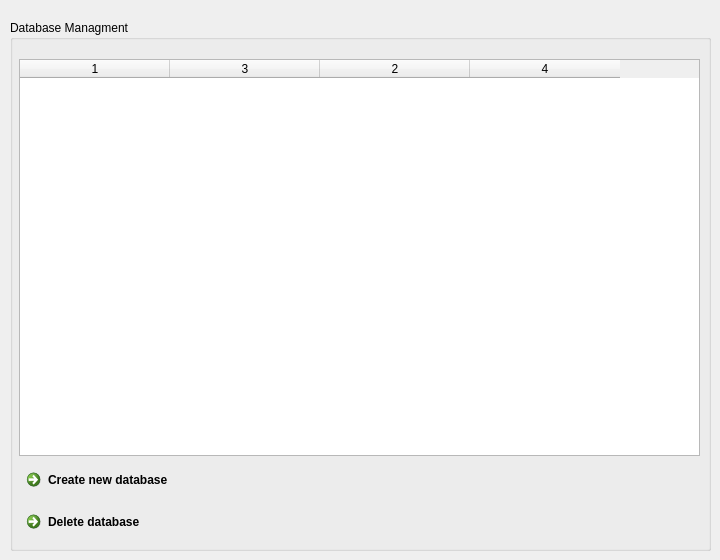
          <widget class="QWidget" name="tab_5">
           <attribute name="icon">
            <iconset resource="blaster.qrc">
             <normaloff>:/Icons/to_copy/images/06.png</normaloff>:/Icons/to_copy/images/06.png</iconset>
           </attribute>
           <attribute name="title">
            <string/>
           </attribute>
           <widget class="QGroupBox" name="groupBox_7">
            <property name="geometry">
             <rect>
              <x>10</x>
              <y>20</y>
              <width>701</width>
              <height>531</height>
             </rect>
            </property>
            <property name="title">
             <string>Database Managment</string>
            </property>
            <widget class="QWidget" name="gridLayoutWidget_3">
             <property name="geometry">
              <rect>
               <x>9</x>
               <y>19</y>
               <width>681</width>
               <height>501</height>
              </rect>
             </property>
             <layout class="QGridLayout" name="gridLayout_3">
              <item row="3" column="0">
               <widget class="QCommandLinkButton" name="commandLinkButton_2">
                <property name="maximumSize">
                 <size>
                  <width>180</width>
                  <height>16777215</height>
                 </size>
                </property>
                <property name="text">
                 <string>Delete database</string>
                </property>
                <property name="icon">
                 <iconset resource="blaster.qrc">
                  <normaloff>:/Icons/to_copy/images/Action-db-remove-icon2.png</normaloff>:/Icons/to_copy/images/Action-db-remove-icon2.png</iconset>
                </property>
                <property name="iconSize">
                 <size>
                  <width>48</width>
                  <height>48</height>
                 </size>
                </property>
               </widget>
              </item>
              <item row="2" column="0">
               <widget class="QCommandLinkButton" name="commandLinkButton">
                <property name="maximumSize">
                 <size>
                  <width>210</width>
                  <height>100</height>
                 </size>
                </property>
                <property name="text">
                 <string>Create new database</string>
                </property>
                <property name="icon">
                 <iconset resource="blaster.qrc">
                  <normaloff>:/Icons/to_copy/images/Action-db-add-icon2.png</normaloff>:/Icons/to_copy/images/Action-db-add-icon2.png</iconset>
                </property>
                <property name="iconSize">
                 <size>
                  <width>48</width>
                  <height>48</height>
                 </size>
                </property>
               </widget>
              </item>
              <item row="1" column="0">
               <widget class="QTableWidget" name="tableWidget">
                <property name="sortingEnabled">
                 <bool>true</bool>
                </property>
                <attribute name="horizontalHeaderDefaultSectionSize">
                 <number>150</number>
                </attribute>
                <column>
                 <property name="text">
                  <string>1</string>
                 </property>
                </column>
                <column>
                 <property name="text">
                  <string>3</string>
                 </property>
                </column>
                <column>
                 <property name="text">
                  <string>2</string>
                 </property>
                </column>
                <column>
                 <property name="text">
                  <string>4</string>
                 </property>
                </column>
               </widget>
              </item>
              <item row="0" column="0">
               <spacer name="horizontalSpacer">
                <property name="orientation">
                 <enum>Qt::Horizontal</enum>
                </property>
                <property name="sizeHint" stdset="0">
                 <size>
                  <width>40</width>
                  <height>20</height>
                 </size>
                </property>
               </spacer>
              </item>
             </layout>
            </widget>
           </widget>
          </widget>
